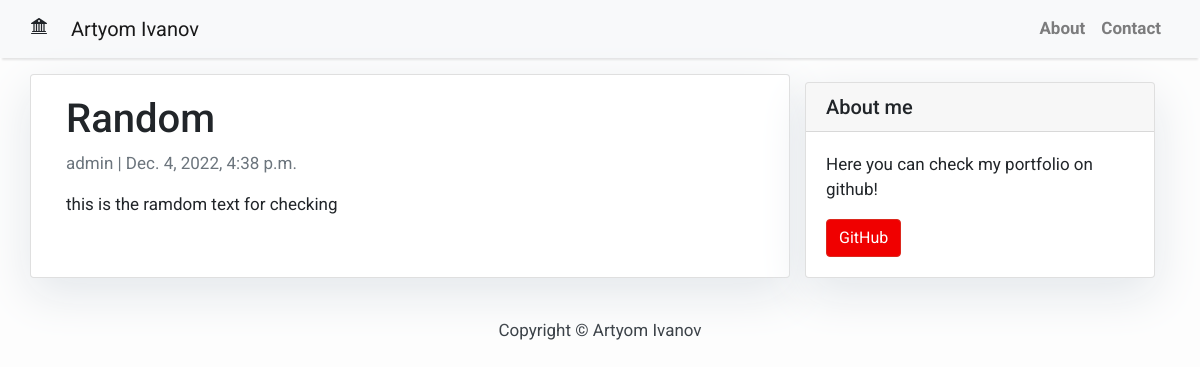
The page /random/ on the database its author committed.
### blog/models.py (models this page shows, shortened)
class Post(models.Model):
    title = models.CharField(max_length=200, unique=True)
    slug = models.SlugField(max_length=200, unique=True)
    author = models.ForeignKey(User, on_delete= models.CASCADE,related_name='blog_posts')
    updated_on = models.DateTimeField(auto_now= True)
    content = models.TextField()
    created_on = models.DateTimeField(auto_now_add=True)
    status = models.IntegerField(choices=STATUS, default=0)
    class Meta:
        ordering = ['-created_on']

### blog/views.py (the view)
# urls.py: path('<slug:slug>/', views.PostDetail.as_view(), name='post_detail'),
class PostDetail(generic.DetailView):
    model = Post
    template_name = 'post_detail.html'

### templates/post_detail.html
{% extends 'base.html' %}
{% block content %}
<div class="container">
  <div class="row">
    <div class="col-md-8 card mb-4  mt-3 left  top">
      <div class="card-body">
        <h1>{% block title %} {{ post.title }} {% endblock title %}</h1>
        <p class=" text-muted">{{ post.author }} | {{ post.created_on }}</p>
        <p class="card-text ">{{ post.content | safe }}</p>
      </div>
    </div>
    {% block sidebar %} {% include 'sidebar.html' %} {% endblock sidebar %}
  </div>
</div>
{% endblock content %}

### templates/base.html (style rules this page uses)
body { font-family: "Roboto", sans-serif; font-size: 17px; background-color: #fdfdfd; }

### templates/sidebar.html (style rules this page uses)
.card { box-shadow: 0 16px 48px #E3E7EB; }

### rows shown on the page
Post: title "Random", author "admin", created_on "Dec. 4, 2022, 4:38 p.m.", content "this is the ramdom text for checking"
